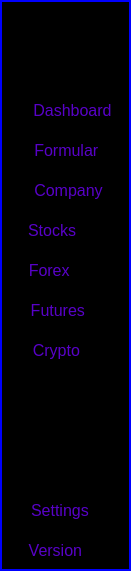
   <widget class="QFrame" name="frameleft">
    <property name="geometry">
     <rect>
      <x>10</x>
      <y>40</y>
      <width>131</width>
      <height>571</height>
     </rect>
    </property>
    <property name="styleSheet">
     <string notr="true">background-color:rgb(0, 0, 0);
 border-top: 2px solid blue; 
 border-left: 2px solid blue; 
 border-right: 2px solid blue; 
 border-bottom: 2px solid blue; </string>
    </property>
    <property name="frameShape">
     <enum>QFrame::StyledPanel</enum>
    </property>
    <property name="frameShadow">
     <enum>QFrame::Raised</enum>
    </property>
    <widget class="QPushButton" name="btnDashboard">
     <property name="geometry">
      <rect>
       <x>15</x>
       <y>100</y>
       <width>101</width>
       <height>21</height>
      </rect>
     </property>
     <property name="font">
      <font>
       <family>Segoe UI</family>
       <pointsize>12</pointsize>
      </font>
     </property>
     <property name="autoFillBackground">
      <bool>false</bool>
     </property>
     <property name="styleSheet">
      <string notr="true">QPushButton {
color: rgb(88, 1, 200);
border-radius:0;
border:0;
background-color: rgb(0, 0, 0);
text-align:right;
qproperty-icon: url(:/newPrefix/icons.png);
qproperty-iconSize: 20px 20px;
}
QPushButton:hover {
background-color:rgb(24, 27, 40);
}
QPushButton:pressed {
background-color:#333;
}</string>
     </property>
     <property name="text">
      <string>Dashboard </string>
     </property>
     <property name="icon">
      <iconset resource="main.qrc">
       <normaloff>:/newPrefix/BrokenSword.ico</normaloff>:/newPrefix/BrokenSword.ico</iconset>
     </property>
     <property name="iconSize">
      <size>
       <width>20</width>
       <height>20</height>
      </size>
     </property>
    </widget>
    <widget class="QPushButton" name="btnFormular">
     <property name="geometry">
      <rect>
       <x>15</x>
       <y>140</y>
       <width>101</width>
       <height>21</height>
      </rect>
     </property>
     <property name="font">
      <font>
       <family>Segoe UI</family>
       <pointsize>12</pointsize>
      </font>
     </property>
     <property name="styleSheet">
      <string notr="true">QPushButton {
color: rgb(88, 1, 200);
border-radius:0;
border:0;
background-color: rgb(0, 0, 0);
text-align:right;
qproperty-icon: url(:/newPrefix/icons.png);
qproperty-iconSize: 20px 20px;
}
QPushButton:hover {
background-color:rgb(24, 27, 40);
}
QPushButton:pressed {
background-color:#333;
}</string>
     </property>
     <property name="text">
      <string>Formular    </string>
     </property>
     <property name="icon">
      <iconset resource="main.qrc">
       <normaloff>:/newPrefix/atom-beta.ico</normaloff>:/newPrefix/atom-beta.ico</iconset>
     </property>
     <property name="iconSize">
      <size>
       <width>20</width>
       <height>20</height>
      </size>
     </property>
    </widget>
    <widget class="QPushButton" name="btnStocks">
     <property name="geometry">
      <rect>
       <x>15</x>
       <y>220</y>
       <width>101</width>
       <height>21</height>
      </rect>
     </property>
     <property name="font">
      <font>
       <family>Segoe UI</family>
       <pointsize>12</pointsize>
      </font>
     </property>
     <property name="styleSheet">
      <string notr="true">QPushButton {
color: rgb(88, 1, 200);
border-radius:0;
border:0;
background-color: rgb(0, 0, 0);
text-align:right;
qproperty-icon: url(:/newPrefix/icons.png);
qproperty-iconSize: 20px 20px;
}
QPushButton:hover {
background-color:rgb(24, 27, 40);
}
QPushButton:pressed {
background-color:#333;
}</string>
     </property>
     <property name="text">
      <string>Stocks         </string>
     </property>
     <property name="icon">
      <iconset resource="main.qrc">
       <normaloff>:/newPrefix/setroubleshoot_icon.ico</normaloff>:/newPrefix/setroubleshoot_icon.ico</iconset>
     </property>
     <property name="iconSize">
      <size>
       <width>20</width>
       <height>20</height>
      </size>
     </property>
    </widget>
    <widget class="QPushButton" name="btnCompanyFormular">
     <property name="geometry">
      <rect>
       <x>15</x>
       <y>180</y>
       <width>101</width>
       <height>21</height>
      </rect>
     </property>
     <property name="font">
      <font>
       <family>Segoe UI</family>
       <pointsize>12</pointsize>
      </font>
     </property>
     <property name="styleSheet">
      <string notr="true">QPushButton {
color: rgb(88, 1, 200);
border-radius:0;
border:0;
background-color: rgb(0, 0, 0);
text-align:right;
qproperty-icon: url(:/newPrefix/icons.png);
qproperty-iconSize: 20px 20px;
}
QPushButton:hover {
background-color:rgb(24, 27, 40);
}
QPushButton:pressed {
background-color:#333;
}</string>
     </property>
     <property name="text">
      <string>Company   </string>
     </property>
     <property name="icon">
      <iconset resource="main.qrc">
       <normaloff>:/newPrefix/flare.ico</normaloff>:/newPrefix/flare.ico</iconset>
     </property>
     <property name="iconSize">
      <size>
       <width>20</width>
       <height>20</height>
      </size>
     </property>
    </widget>
    <widget class="QWidget" name="widget_3" native="true">
     <property name="geometry">
      <rect>
       <x>5</x>
       <y>5</y>
       <width>121</width>
       <height>81</height>
      </rect>
     </property>
     <property name="styleSheet">
      <string notr="true">QWidget
{
  border-image:url(:/newPrefix/logomoney.jpg)0 0 0 0 stretch stretch;
 border-width: 0px;
 border-top: 0px solid blue; 
 border-left: 0px solid blue; 
 border-right: 0px solid blue; 
 border-bottom: 0px solid blue; 
}</string>
     </property>
    </widget>
    <widget class="QPushButton" name="btnForex">
     <property name="geometry">
      <rect>
       <x>13</x>
       <y>260</y>
       <width>101</width>
       <height>21</height>
      </rect>
     </property>
     <property name="font">
      <font>
       <family>Segoe UI</family>
       <pointsize>12</pointsize>
      </font>
     </property>
     <property name="styleSheet">
      <string notr="true">QPushButton {
color: rgb(88, 1, 200);
border-radius:0;
border:0;
background-color: rgb(0, 0, 0);
text-align:right;
qproperty-icon: url(:/newPrefix/icons.png);
qproperty-iconSize: 20px 20px;
}
QPushButton:hover {
background-color:rgb(24, 27, 40);
}
QPushButton:pressed {
background-color:#333;
}</string>
     </property>
     <property name="text">
      <string>Forex          </string>
     </property>
     <property name="icon">
      <iconset resource="main.qrc">
       <normaloff>:/newPrefix/setroubleshoot_icon.ico</normaloff>:/newPrefix/setroubleshoot_icon.ico</iconset>
     </property>
     <property name="iconSize">
      <size>
       <width>20</width>
       <height>20</height>
      </size>
     </property>
    </widget>
    <widget class="QPushButton" name="btnFutures">
     <property name="geometry">
      <rect>
       <x>15</x>
       <y>300</y>
       <width>101</width>
       <height>21</height>
      </rect>
     </property>
     <property name="font">
      <font>
       <family>Segoe UI</family>
       <pointsize>12</pointsize>
      </font>
     </property>
     <property name="styleSheet">
      <string notr="true">QPushButton {
color: rgb(88, 1, 200);
border-radius:0;
border:0;
background-color: rgb(0, 0, 0);
text-align:right;
qproperty-icon: url(:/newPrefix/icons.png);
qproperty-iconSize: 20px 20px;
}
QPushButton:hover {
background-color:rgb(24, 27, 40);
}
QPushButton:pressed {
background-color:#333;
}</string>
     </property>
     <property name="text">
      <string>Futures       </string>
     </property>
     <property name="icon">
      <iconset resource="main.qrc">
       <normaloff>:/newPrefix/setroubleshoot_icon.ico</normaloff>:/newPrefix/setroubleshoot_icon.ico</iconset>
     </property>
     <property name="iconSize">
      <size>
       <width>20</width>
       <height>20</height>
      </size>
     </property>
    </widget>
    <widget class="QPushButton" name="btnCrypto">
     <property name="geometry">
      <rect>
       <x>10</x>
       <y>340</y>
       <width>101</width>
       <height>21</height>
      </rect>
     </property>
     <property name="font">
      <font>
       <family>Segoe UI</family>
       <pointsize>12</pointsize>
      </font>
     </property>
     <property name="styleSheet">
      <string notr="true">QPushButton {
color: rgb(88, 1, 200);
border-radius:0;
border:0;
background-color: rgb(0, 0, 0);
text-align:right;
qproperty-icon: url(:/newPrefix/icons.png);
qproperty-iconSize: 20px 20px;
}
QPushButton:hover {
background-color:rgb(24, 27, 40);
}
QPushButton:pressed {
background-color:#333;
}</string>
     </property>
     <property name="text">
      <string>Crypto       </string>
     </property>
     <property name="icon">
      <iconset resource="main.qrc">
       <normaloff>:/newPrefix/setroubleshoot_icon.ico</normaloff>:/newPrefix/setroubleshoot_icon.ico</iconset>
     </property>
     <property name="iconSize">
      <size>
       <width>20</width>
       <height>20</height>
      </size>
     </property>
    </widget>
    <widget class="QPushButton" name="btnSettings">
     <property name="geometry">
      <rect>
       <x>10</x>
       <y>500</y>
       <width>101</width>
       <height>21</height>
      </rect>
     </property>
     <property name="font">
      <font>
       <family>Segoe UI</family>
       <pointsize>12</pointsize>
      </font>
     </property>
     <property name="styleSheet">
      <string notr="true">QPushButton {
color: rgb(88, 1, 200);
border-radius:0;
border:0;
background-color: rgb(0, 0, 0);
text-align:right;
qproperty-icon: url(:/newPrefix/icons.png);
qproperty-iconSize: 20px 20px;
}
QPushButton:hover {
background-color:rgb(24, 27, 40);
}
QPushButton:pressed {
background-color:#333;
}</string>
     </property>
     <property name="text">
      <string>Settings     </string>
     </property>
     <property name="icon">
      <iconset resource="main.qrc">
       <normaloff>:/newPrefix/setroubleshoot_icon.ico</normaloff>:/newPrefix/setroubleshoot_icon.ico</iconset>
     </property>
     <property name="iconSize">
      <size>
       <width>20</width>
       <height>20</height>
      </size>
     </property>
    </widget>
    <widget class="QPushButton" name="btnVersion">
     <property name="geometry">
      <rect>
       <x>11</x>
       <y>540</y>
       <width>111</width>
       <height>21</height>
      </rect>
     </property>
     <property name="font">
      <font>
       <family>Segoe UI</family>
       <pointsize>12</pointsize>
      </font>
     </property>
     <property name="styleSheet">
      <string notr="true">QPushButton {
color: rgb(88, 1, 200);
border-radius:0;
border:0;
background-color: rgb(0, 0, 0);
text-align:right;
qproperty-icon: url(:/newPrefix/icons.png);
qproperty-iconSize: 20px 20px;
}
QPushButton:hover {
background-color:rgb(24, 27, 40);
}
QPushButton:pressed {
background-color:#333;
}</string>
     </property>
     <property name="text">
      <string>Version         </string>
     </property>
     <property name="icon">
      <iconset resource="main.qrc">
       <normaloff>:/newPrefix/setroubleshoot_icon.ico</normaloff>:/newPrefix/setroubleshoot_icon.ico</iconset>
     </property>
     <property name="iconSize">
      <size>
       <width>20</width>
       <height>20</height>
      </size>
     </property>
    </widget>
    <zorder>btnDashboard</zorder>
    <zorder>btnFormular</zorder>
    <zorder>btnCompanyFormular</zorder>
    <zorder>widget_3</zorder>
    <zorder>btnStocks</zorder>
    <zorder>btnForex</zorder>
    <zorder>btnFutures</zorder>
    <zorder>btnCrypto</zorder>
    <zorder>btnSettings</zorder>
    <zorder>btnVersion</zorder>
   </widget>
